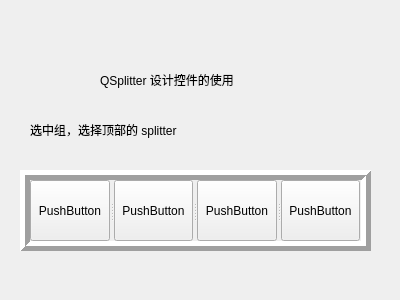
<?xml version="1.0" encoding="UTF-8"?>
<ui version="4.0">
 <class>Dialog42</class>
 <widget class="QWidget" name="Dialog42">
  <property name="geometry">
   <rect>
    <x>0</x>
    <y>0</y>
    <width>400</width>
    <height>300</height>
   </rect>
  </property>
  <property name="windowTitle">
   <string>MyWidget</string>
  </property>
  <widget class="QSplitter" name="splitter">
   <property name="geometry">
    <rect>
     <x>20</x>
     <y>170</y>
     <width>351</width>
     <height>81</height>
    </rect>
   </property>
   <property name="frameShape">
    <enum>QFrame::Box</enum>
   </property>
   <property name="frameShadow">
    <enum>QFrame::Raised</enum>
   </property>
   <property name="lineWidth">
    <number>5</number>
   </property>
   <property name="orientation">
    <enum>Qt::Horizontal</enum>
   </property>
   <widget class="QPushButton" name="pushButton">
    <property name="text">
     <string>PushButton</string>
    </property>
   </widget>
   <widget class="QPushButton" name="pushButton_3">
    <property name="text">
     <string>PushButton</string>
    </property>
   </widget>
   <widget class="QPushButton" name="pushButton_4">
    <property name="text">
     <string>PushButton</string>
    </property>
   </widget>
   <widget class="QPushButton" name="pushButton_2">
    <property name="text">
     <string>PushButton</string>
    </property>
   </widget>
  </widget>
  <widget class="QLabel" name="label">
   <property name="geometry">
    <rect>
     <x>100</x>
     <y>70</y>
     <width>191</width>
     <height>20</height>
    </rect>
   </property>
   <property name="text">
    <string>QSplitter 设计控件的使用</string>
   </property>
  </widget>
  <widget class="QLabel" name="label_2">
   <property name="geometry">
    <rect>
     <x>30</x>
     <y>120</y>
     <width>221</width>
     <height>20</height>
    </rect>
   </property>
   <property name="text">
    <string>选中组，选择顶部的 splitter</string>
   </property>
  </widget>
 </widget>
 <layoutdefault spacing="6" margin="11"/>
 <resources/>
 <connections/>
</ui>
